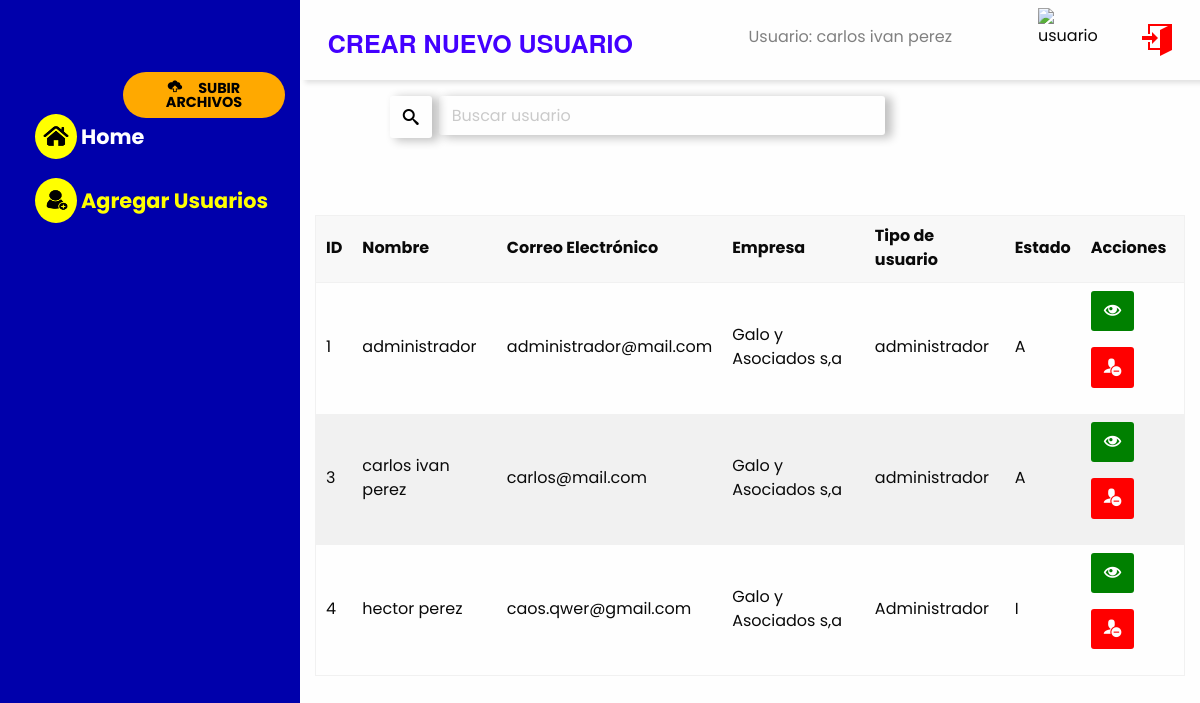
The page /views/usuarios.php (signed in) on the database as committed earlier.
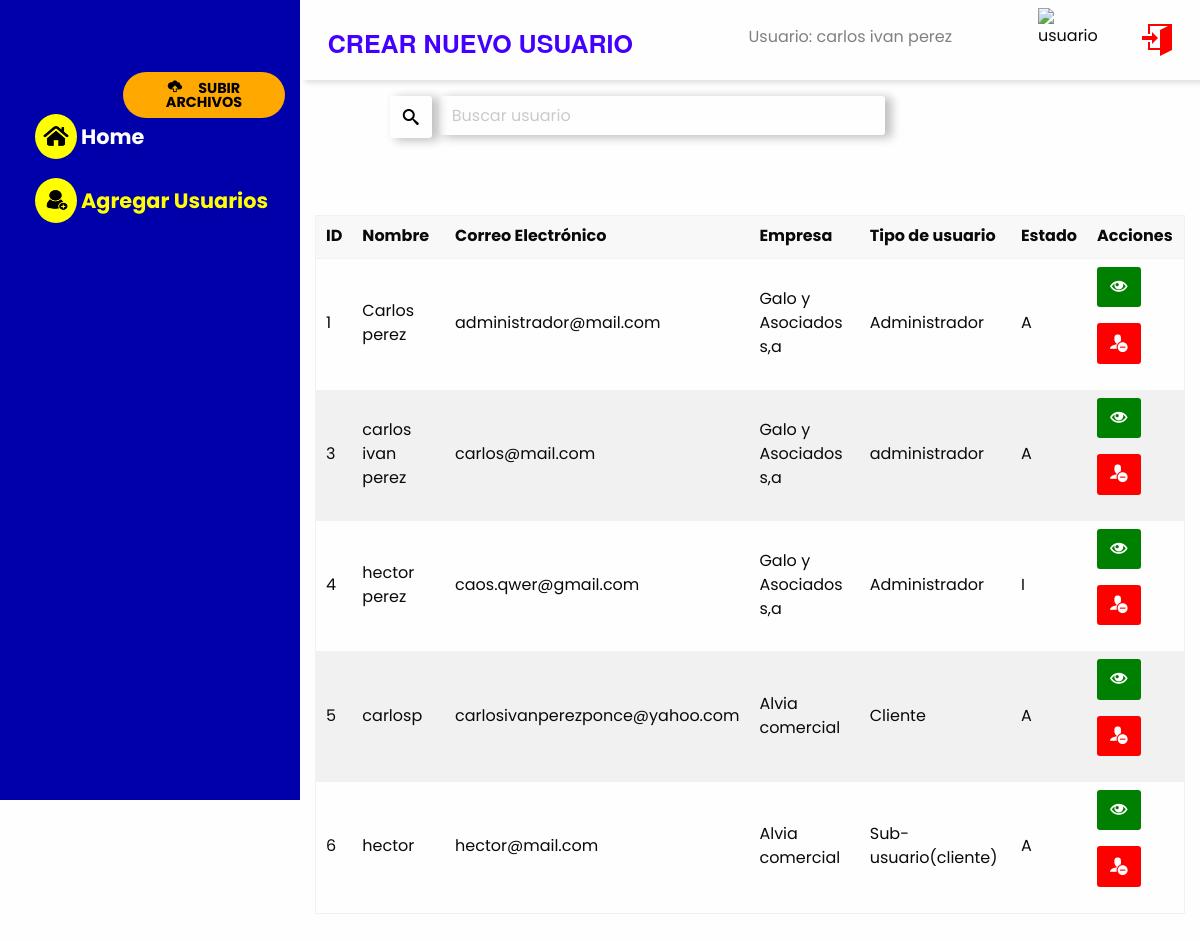
The same page on the database as committed later.
### tables this page shows
CREATE TABLE `usuarios` (
  `user_id` int(100) NOT NULL,
  `user_monbre` varchar(100) NOT NULL,
  `user_mail` varchar(50) NOT NULL,
  `user_pass` varchar(50) NOT NULL,
  `user_tipo` varchar(20) NOT NULL,
  `user_cliente` int(11) NOT NULL,
  `user_permiso` int(2) NOT NULL,
  `user_estado` tinyint(4) NOT NULL,
  `user_timestamp` timestamp NOT NULL DEFAULT CURRENT_TIMESTAMP ON UPDATE CURRENT_TIMESTAMP
);

CREATE TABLE `cliente` (
  `cliente_id` int(11) NOT NULL,
  `cliente_nombre` varchar(100) NOT NULL,
  `cliente_mail` varchar(50) NOT NULL,
  `cliente_info` text NOT NULL
);

### views/usuarios.php (the view, shortened to what this page needs)
<?php
require ('../core/conexion.php');
		$user_id =	$_SESSION['user_id'];
		$sql="SELECT * FROM usuarios Where user_id='$user_id'";
		$result=$mysqli->query($sql);
		$rows = $result->num_rows;
		$row = $result->fetch_assoc();
		if ($row['user_cliente'] == 1) {
		$sql2 ="SELECT * FROM usuarios INNER JOIN cliente ON user_cliente = cliente_id";
		$result2=$mysqli->query($sql2);
		} else {
			$cli=$row['user_cliente'];
		$sql2 ="SELECT * FROM usuarios INNER JOIN cliente ON user_cliente = cliente_id WHERE user_cliente = '$cli'";
		$result2=$mysqli->query($sql2);
		$row2 = $result2->fetch_assoc();
		}
 ?>
 <!doctype html>
<html class="no-js" lang="es" dir="ltr">
  <head>
    <link rel="stylesheet" href="../css/foundation.css">
    <link rel="stylesheet" href="../css/app.css">
    <link rel="stylesheet" type="text/css" href="../font/flaticon.css">
     <link rel="stylesheet" href="../font/style.css">
    <link rel="stylesheet" href="../font/ie7/ie7.css">
  </head>
  <body>
  	<div class="grid-container fluid">
			 <div class="grid-x grid-padding-x">
    			<div class="cell medium-3"style="background-color: #0000AB; height: 50rem;">
    				<div class="barra_lat">
      				<?php
						 if ($row['user_permiso'] == 1 || $row['user_permiso'] == 3 || $row['user_permiso'] == 4)  {
  							echo "<button id='file' class='btn'><span><i class='icon-cloud-upload'></i></span>SUBIR ARCHIVOS</button>";
  						};
				  	?>
      				<ul class="nav-bar">
						<li><a href="home.php"><button><span>
							<img src="../img/home-06.png" alt="control"></span> Home </button></a></li>
						<li><a href="configuracion.php"><button style="color: yellow;"><span>
							<img src="../img/add-users-06.png" alt="control"></span> Agregar Usuarios </button></a></li>
      				</ul>
      				</div>
    			</div>
    			<div class="cell medium-9">
    				<div class="grid-x grid-padding-x cabecera">
							<div class="cell medium-5">
							   <h4>CREAR NUEVO USUARIO</h4>
						    </div>
						    <div class="cell medium-4">
						    	<p>Usuario: <?php if ($rows>0) {
							   	echo $row['user_monbre'];
							   }; ?></p>
						    </div>
						    <div class="cell medium-2">
						    		<img src="../img/user.png" alt="usuario">
						    </div>
						    <div class="cell medium-1 ">
						    	<div class="cerrar_secion">
						    			<a href="../core/cerrar_secion.php">
    					<i class="icon-enter"></i> </a>
						    	</div>
						    </div>
					</div>
					<div class="grid-x grid-margin-x acciones">
						<div class="cell medium-7 medium-offset-1">
							<div id="wraper">
							<input type="text" id="buscar_user" placeholder=" Buscar usuario">
							<button class="buscar_btn"><i class="icon-search"></i></button>
							</div>
						</div>
					</div>
					<div class="grid-x grid-padding-x tabla">
						<div class="cell medium-12">
							<table id="mytable">
							<thead>
								<td>ID</td>
								<th>Nombre</th>
								<th>Correo Electrónico</th>
								<th>Empresa</th>
								<th>Tipo de usuario</th>
								<th>Estado</th>
								<th>Acciones</th>
							</thead>
							<tbody id="user_table">
								<?php
								   		foreach ($result2 as $key => $v) {
								   			if ($v['user_estado'] =='0') {
								   				$est = 'A';
								   			} else {
								   				$est = 'I';
								   			};
										echo "<tr>
												<td id=".$v['user_id']." class='user_id'>".$v['user_id']."</td>
												<td id=".$v['user_monbre']." class='user_nombre'>".$v['user_monbre']."</td>
												<td id=".$v['user_mail']." class='user_mail'>".$v['user_mail']."</td>
												<td id=".$v['user_cliente']." class='user_cliente'>".$v['cliente_nombre']."</td>
												<td id=".$v['user_tipo']." class='user_tipo'>".$v['user_tipo']."</td>
												<td id=".$v['user_estado']." class='user_estado'>".$est."</td>
												<td>
													<button id='edit_user' class='button editar small'>
													<i class='icon-eye'></i></button>
									<button id='desactiva' class='button desactiva small'><i class='icon-user-minus'></i></button>
												</td>
											</tr>";
										};
								 ?>
							</tbody>
						    </table>
						</div>
					</div>
    			</div>
  </body>
  </body>
</html>

### css/app.css (style rules this page uses)
* { font-family: 'Poppins', sans-serif; }
.cabecera { height: 5rem; box-shadow: 6px 2px 5px 1px rgba(0,0,0,0.12); }
.cabecera h4 { text-align: left; padding: 0.8rem; color: #4300FF; vertical-align: middle; margin-top: 0.8rem; font-weight: bold; }
.cabecera p { text-align: right; padding: 0.5rem; color: gray; margin-top: 1rem; }
.cabecera img { height: 4rem; width: 4rem; float: right; margin-top: 0.5rem; margin-right: 0.5rem; }
.barra_lat { margin-top: 4rem; align-content: center; }
.btn { width: 60%; padding: 0.5rem; font-size: 0.8rem; background-color: #FFA900; text-align: center; border-radius: 5rem; float: right; margin-top: 0.5rem; font-size: 0.9rem; font-weight: bold; cursor: pointer; }
.btn span i { margin-right: 1rem; }
.nav-bar { list-style: none; font-size: 1rem; text-align: left; width: 90%; margin-right: 5%; }
.nav-bar li button { color: white; font-size: 1.3rem; font-weight: bold; margin-bottom: 1.5rem; height: 2.5rem; cursor: pointer; }
.nav-bar li button span { background-color: yellow; border-radius: 50%; color: black; padding:0.5rem; margin-right: 0.5rem cursor: pointer; }
.nav-bar li button span img { width: 1.6rem; height: 1.6rem; padding-bottom: 0.2rem; cursor: pointer; }
.acciones { margin-top: 1rem; }
.acciones input { width: 90%; float: right; border:none; box-shadow: 6px 2px 10px 1px rgba(0,0,0,0.24); }
.acciones i { float: left; margin-top: 0.2rem box-shadow: 6px 2px 10px 1px rgba(0,0,0,0.24); }
.tabla { margin-top: 2rem; }
.tabla div { padding: 2rem; }
.editar { background-color: green; color: white; }
.editar i { font-size: 1.1rem; }
.desactiva { background-color: red; }
.desactiva i { font-size: 1.1rem; }
.buscar_btn { background-color: transparent; padding: 0; margin:0; box-shadow: 6px 2px 10px 1px rgba(0,0,0,0.24); }
.buscar_btn i { padding: 0.8rem; }
.cerrar_secion { height: 2.5rem; width: 2.5rem; margin-top: 1.5rem; }
.cerrar_secion a i { text-align: center; color: red; font-size: 2rem; }
#file { font-family: 'Poppins', sans-serif; padding-left: 1rem; padding-right: 1rem; text-align: center; }

Rows that differ between the two databases and show on the page:
changed usuarios "administrador@mail.com": user_monbre "administrador" → "Carlos perez"; user_tipo "administrador" → "Administrador"
added usuarios: user_id "5", user_monbre "carlosp", user_mail "carlosivanperezponce@yahoo.com", user_cliente.cliente_nombre "Alvia comercial", user_tipo "Cliente", user_estado "A"
added usuarios: user_id "6", user_monbre "hector", user_mail "hector@mail.com", user_cliente.cliente_nombre "Alvia comercial", user_tipo "Sub-usuario(cliente)", user_estado "A"
